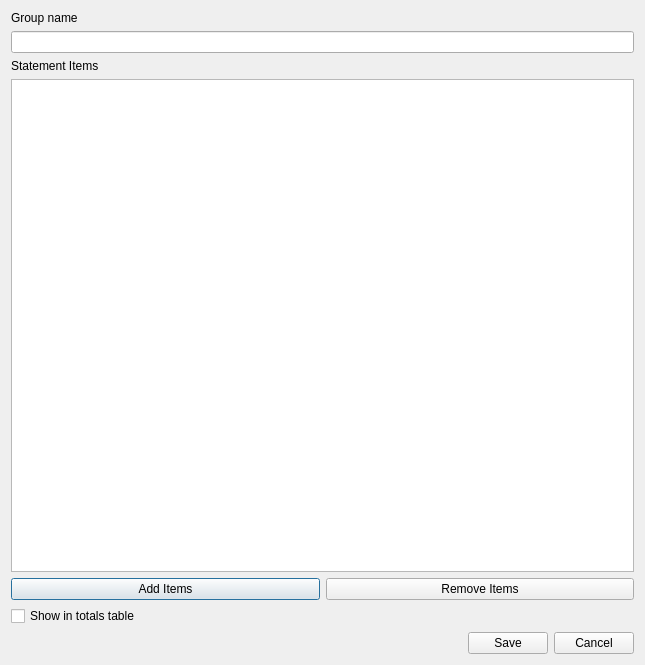
<?xml version="1.0" encoding="UTF-8"?>
<ui version="4.0">
 <class>Dialog</class>
 <widget class="QDialog" name="Dialog">
  <property name="geometry">
   <rect>
    <x>0</x>
    <y>0</y>
    <width>645</width>
    <height>665</height>
   </rect>
  </property>
  <property name="windowTitle">
   <string>Edit Group</string>
  </property>
  <layout class="QVBoxLayout" name="verticalLayout">
   <item>
    <layout class="QVBoxLayout" name="verticalLayout_2">
     <item>
      <widget class="QLabel" name="label">
       <property name="text">
        <string>Group name</string>
       </property>
      </widget>
     </item>
     <item>
      <widget class="QLineEdit" name="name"/>
     </item>
     <item>
      <widget class="QLabel" name="label_2">
       <property name="text">
        <string>Statement Items</string>
       </property>
      </widget>
     </item>
     <item>
      <widget class="QTableWidget" name="items"/>
     </item>
     <item>
      <layout class="QHBoxLayout" name="horizontalLayout_2">
       <item>
        <widget class="QPushButton" name="addItems">
         <property name="text">
          <string>Add Items</string>
         </property>
        </widget>
       </item>
       <item>
        <widget class="QPushButton" name="removeItems">
         <property name="text">
          <string>Remove Items</string>
         </property>
        </widget>
       </item>
      </layout>
     </item>
    </layout>
   </item>
   <item>
    <layout class="QHBoxLayout" name="horizontalLayout_3">
     <item>
      <widget class="QCheckBox" name="showInTotal">
       <property name="text">
        <string>Show in totals table</string>
       </property>
      </widget>
     </item>
    </layout>
   </item>
   <item>
    <layout class="QHBoxLayout" name="horizontalLayout_4">
     <item>
      <spacer name="horizontalSpacer">
       <property name="orientation">
        <enum>Qt::Horizontal</enum>
       </property>
       <property name="sizeHint" stdset="0">
        <size>
         <width>40</width>
         <height>20</height>
        </size>
       </property>
      </spacer>
     </item>
     <item>
      <widget class="QPushButton" name="pushButton">
       <property name="text">
        <string>Save</string>
       </property>
      </widget>
     </item>
     <item>
      <widget class="QPushButton" name="pushButton_2">
       <property name="text">
        <string>Cancel</string>
       </property>
      </widget>
     </item>
    </layout>
   </item>
  </layout>
 </widget>
 <resources/>
 <connections/>
</ui>
